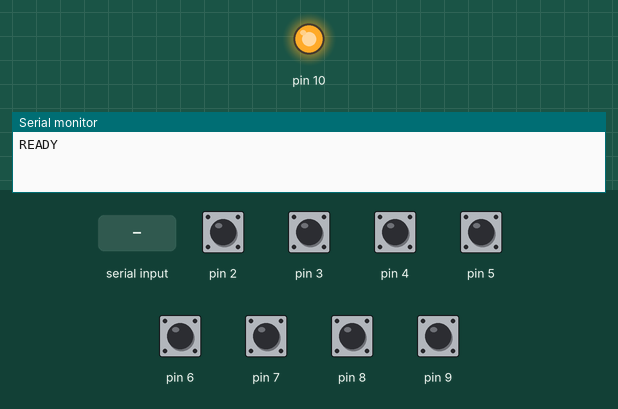
Simulated run of this sketch. Board: Arduino Uno, built with avr-gcc and run on an emulated ATmega328P. Parts: output pins drawn as LEDs (lit = HIGH), the last lines printed to the serial monitor. Dashed ring = blinking. Inputs (shaded band) come from the test bench; at power-on: pin 2–9 HIGH.

Above: at 1.2 s.
1.3 s: "TICKETS:90\n" received over Serial
At 1.45 s:
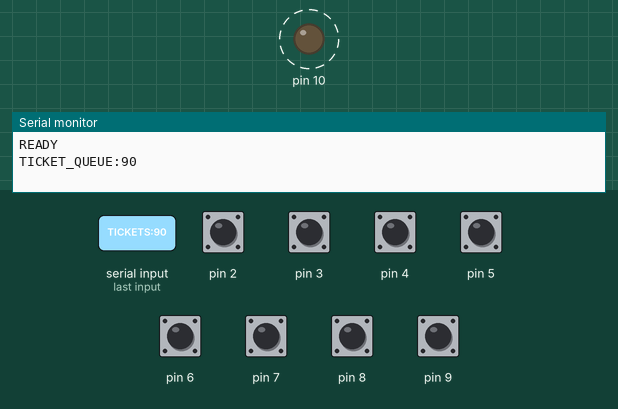
4.3 s: pin 2 pulled LOW for 0.15 s
7.3 s: pin 3 pulled LOW for 0.15 s
8.9 s: pin 4 pulled LOW for 0.15 s
10.5 s: pin 5 pulled LOW for 0.15 s
12.1 s: pin 6 pulled LOW for 0.15 s
Timing chart, 0 to 14.7 s (numbered marks = the images above; inputs shaded):
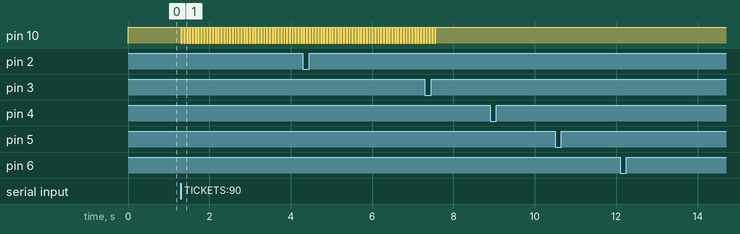

Measured:
- after the input at 1.3 s, pin 10: alternates HIGH for 0.03 s and LOW for 0.03 s, starting at once

The sketch:

BalloonRushCabinetIO.ino
```cpp
/*
  Balloon Rush cabinet I/O bridge
  Target: Arduino Uno-compatible board
  Serial: 115200 baud, newline-delimited ASCII

  IMPORTANT:
  - Use an opto-isolator/transistor driver for the ticket output.
  - Do not power a ticket motor or solenoid directly from an Arduino pin.
  - Verify voltage, polarity, and timing for the actual cabinet hardware.
*/

#include <Arduino.h>

namespace Pins {
  const uint8_t Left = 2;
  const uint8_t Pop = 3;
  const uint8_t Right = 4;
  const uint8_t Start = 5;
  const uint8_t Coin = 6;
  const uint8_t Card = 7;
  const uint8_t Operator = 8;
  const uint8_t Back = 9;
  const uint8_t TicketOutput = 10;
}

const unsigned long DebounceMilliseconds = 28;
const unsigned long TicketPulseOnMilliseconds = 35;
const unsigned long TicketPulseOffMilliseconds = 35;
const bool TicketOutputActiveLow = true;

struct DebouncedInput {
  uint8_t pin;
  const char* message;
  bool stableState;
  bool lastRawState;
  unsigned long changedAt;
};

DebouncedInput inputs[] = {
  { Pins::Left, "LEFT", HIGH, HIGH, 0 },
  { Pins::Pop, "POP", HIGH, HIGH, 0 },
  { Pins::Right, "RIGHT", HIGH, HIGH, 0 },
  { Pins::Start, "START", HIGH, HIGH, 0 },
  { Pins::Coin, "COIN", HIGH, HIGH, 0 },
  { Pins::Card, "CARD", HIGH, HIGH, 0 },
  { Pins::Operator, "OPERATOR", HIGH, HIGH, 0 },
  { Pins::Back, "BACK", HIGH, HIGH, 0 }
};

const size_t InputCount = sizeof(inputs) / sizeof(inputs[0]);

String receiveBuffer;
unsigned long queuedTicketPulses = 0;
bool ticketPulseActive = false;
unsigned long ticketStateChangedAt = 0;

void setTicketOutput(bool active) {
  bool level = TicketOutputActiveLow ? !active : active;
  digitalWrite(Pins::TicketOutput, level ? HIGH : LOW);
}

void setup() {
  Serial.begin(115200);
  receiveBuffer.reserve(64);

  for (size_t i = 0; i < InputCount; ++i) {
    pinMode(inputs[i].pin, INPUT_PULLUP);
    inputs[i].stableState = digitalRead(inputs[i].pin);
    inputs[i].lastRawState = inputs[i].stableState;
    inputs[i].changedAt = millis();
  }

  pinMode(Pins::TicketOutput, OUTPUT);
  setTicketOutput(false);
  Serial.println(F("READY"));
}

void loop() {
  pollInputs();
  pollSerial();
  serviceTicketOutput();
}

void pollInputs() {
  const unsigned long now = millis();
  for (size_t i = 0; i < InputCount; ++i) {
    DebouncedInput& input = inputs[i];
    const bool raw = digitalRead(input.pin);

    if (raw != input.lastRawState) {
      input.lastRawState = raw;
      input.changedAt = now;
    }

    if ((now - input.changedAt) < DebounceMilliseconds || raw == input.stableState) {
      continue;
    }

    input.stableState = raw;
    if (input.stableState == LOW) {
      Serial.println(input.message);
    }
  }
}

void pollSerial() {
  while (Serial.available() > 0) {
    const char value = static_cast<char>(Serial.read());
    if (value == '\r') {
      continue;
    }

    if (value == '\n') {
      receiveBuffer.trim();
      if (receiveBuffer.length() > 0) {
        handleCommand(receiveBuffer);
      }
      receiveBuffer = "";
      continue;
    }

    if (receiveBuffer.length() < 63) {
      receiveBuffer += value;
    }
  }
}

void handleCommand(String command) {
  command.trim();
  command.toUpperCase();

  if (command.startsWith("TICKETS:")) {
    const long requested = command.substring(8).toInt();
    if (requested > 0) {
      const unsigned long safeRequested = static_cast<unsigned long>(requested);
      const unsigned long room = 10000UL - min(queuedTicketPulses, 10000UL);
      queuedTicketPulses += min(safeRequested, room);
      Serial.print(F("TICKET_QUEUE:"));
      Serial.println(queuedTicketPulses);
    }
    return;
  }

  if (command == "PING") {
    Serial.println(F("PONG"));
    return;
  }

  if (command == "CLEAR_TICKETS") {
    queuedTicketPulses = 0;
    ticketPulseActive = false;
    setTicketOutput(false);
    Serial.println(F("TICKET_QUEUE:0"));
    return;
  }

  Serial.print(F("UNKNOWN:"));
  Serial.println(command);
}

void serviceTicketOutput() {
  const unsigned long now = millis();

  if (ticketPulseActive) {
    if ((now - ticketStateChangedAt) >= TicketPulseOnMilliseconds) {
      ticketPulseActive = false;
      ticketStateChangedAt = now;
      setTicketOutput(false);
      if (queuedTicketPulses > 0) {
        --queuedTicketPulses;
      }
    }
    return;
  }

  if (queuedTicketPulses == 0) {
    return;
  }

  if ((now - ticketStateChangedAt) >= TicketPulseOffMilliseconds) {
    ticketPulseActive = true;
    ticketStateChangedAt = now;
    setTicketOutput(true);
  }
}
```
